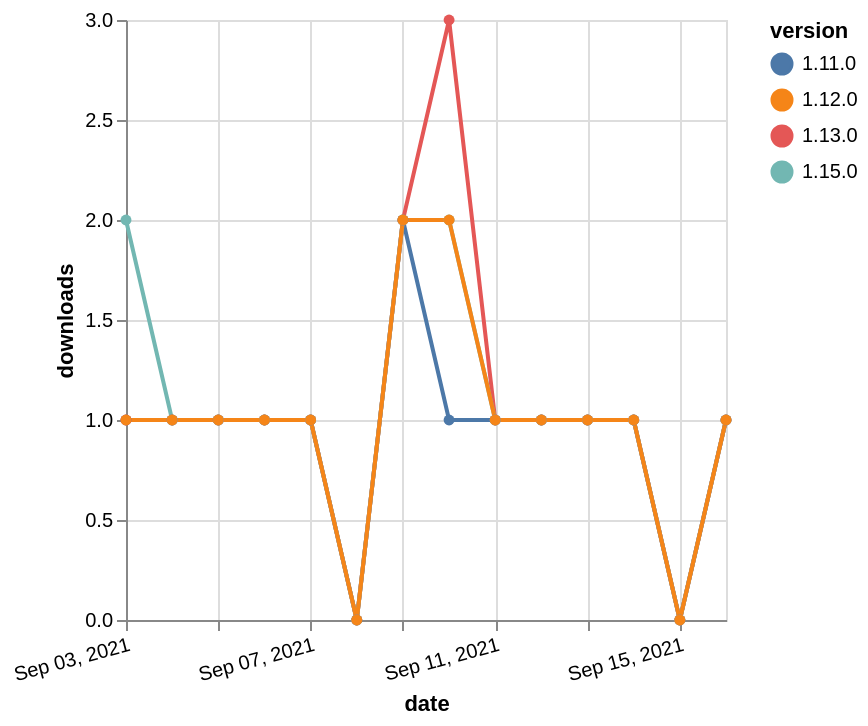

Write a Vega-Lite specification for this figure.
### Vega-Lite specification from a JSON file in a GitHub repository (floating-point values rounded to 4 significant figures)
{"$schema": "https://vega.github.io/schema/vega-lite/v5.json", "description": "A simple bar chart with embedded data.", "data": {"values": [{"date": "2021-09-03", "total": 208, "delta": 1, "version": "1.11.0"}, {"date": "2021-09-04", "total": 209, "delta": 1, "version": "1.11.0"}, {"date": "2021-09-05", "total": 210, "delta": 1, "version": "1.11.0"}, {"date": "2021-09-06", "total": 211, "delta": 1, "version": "1.11.0"}, {"date": "2021-09-07", "total": 212, "delta": 1, "version": "1.11.0"}, {"date": "2021-09-08", "total": 212, "delta": 0, "version": "1.11.0"}, {"date": "2021-09-09", "total": 214, "delta": 2, "version": "1.11.0"}, {"date": "2021-09-10", "total": 215, "delta": 1, "version": "1.11.0"}, {"date": "2021-09-11", "total": 216, "delta": 1, "version": "1.11.0"}, {"date": "2021-09-12", "total": 217, "delta": 1, "version": "1.11.0"}, {"date": "2021-09-13", "total": 218, "delta": 1, "version": "1.11.0"}, {"date": "2021-09-14", "total": 219, "delta": 1, "version": "1.11.0"}, {"date": "2021-09-15", "total": 219, "delta": 0, "version": "1.11.0"}, {"date": "2021-09-16", "total": 220, "delta": 1, "version": "1.11.0"}, {"date": "2021-09-03", "total": 280, "delta": 1, "version": "1.13.0"}, {"date": "2021-09-04", "total": 281, "delta": 1, "version": "1.13.0"}, {"date": "2021-09-05", "total": 282, "delta": 1, "version": "1.13.0"}, {"date": "2021-09-06", "total": 283, "delta": 1, "version": "1.13.0"}, {"date": "2021-09-07", "total": 284, "delta": 1, "version": "1.13.0"}, {"date": "2021-09-08", "total": 284, "delta": 0, "version": "1.13.0"}, {"date": "2021-09-09", "total": 286, "delta": 2, "version": "1.13.0"}, {"date": "2021-09-10", "total": 289, "delta": 3, "version": "1.13.0"}, {"date": "2021-09-11", "total": 290, "delta": 1, "version": "1.13.0"}, {"date": "2021-09-12", "total": 291, "delta": 1, "version": "1.13.0"}, {"date": "2021-09-13", "total": 292, "delta": 1, "version": "1.13.0"}, {"date": "2021-09-14", "total": 293, "delta": 1, "version": "1.13.0"}, {"date": "2021-09-15", "total": 293, "delta": 0, "version": "1.13.0"}, {"date": "2021-09-16", "total": 294, "delta": 1, "version": "1.13.0"}, {"date": "2021-09-03", "total": 116, "delta": 2, "version": "1.15.0"}, {"date": "2021-09-04", "total": 117, "delta": 1, "version": "1.15.0"}, {"date": "2021-09-05", "total": 118, "delta": 1, "version": "1.15.0"}, {"date": "2021-09-06", "total": 119, "delta": 1, "version": "1.15.0"}, {"date": "2021-09-07", "total": 120, "delta": 1, "version": "1.15.0"}, {"date": "2021-09-08", "total": 120, "delta": 0, "version": "1.15.0"}, {"date": "2021-09-09", "total": 122, "delta": 2, "version": "1.15.0"}, {"date": "2021-09-10", "total": 124, "delta": 2, "version": "1.15.0"}, {"date": "2021-09-11", "total": 125, "delta": 1, "version": "1.15.0"}, {"date": "2021-09-12", "total": 126, "delta": 1, "version": "1.15.0"}, {"date": "2021-09-13", "total": 127, "delta": 1, "version": "1.15.0"}, {"date": "2021-09-14", "total": 128, "delta": 1, "version": "1.15.0"}, {"date": "2021-09-15", "total": 128, "delta": 0, "version": "1.15.0"}, {"date": "2021-09-16", "total": 129, "delta": 1, "version": "1.15.0"}, {"date": "2021-09-03", "total": 169, "delta": 1, "version": "1.12.0"}, {"date": "2021-09-04", "total": 170, "delta": 1, "version": "1.12.0"}, {"date": "2021-09-05", "total": 171, "delta": 1, "version": "1.12.0"}, {"date": "2021-09-06", "total": 172, "delta": 1, "version": "1.12.0"}, {"date": "2021-09-07", "total": 173, "delta": 1, "version": "1.12.0"}, {"date": "2021-09-08", "total": 173, "delta": 0, "version": "1.12.0"}, {"date": "2021-09-09", "total": 175, "delta": 2, "version": "1.12.0"}, {"date": "2021-09-10", "total": 177, "delta": 2, "version": "1.12.0"}, {"date": "2021-09-11", "total": 178, "delta": 1, "version": "1.12.0"}, {"date": "2021-09-12", "total": 179, "delta": 1, "version": "1.12.0"}, {"date": "2021-09-13", "total": 180, "delta": 1, "version": "1.12.0"}, {"date": "2021-09-14", "total": 181, "delta": 1, "version": "1.12.0"}, {"date": "2021-09-15", "total": 181, "delta": 0, "version": "1.12.0"}, {"date": "2021-09-16", "total": 182, "delta": 1, "version": "1.12.0"}]}, "width": "container", "mark": {"type": "line", "point": {"filled": true}}, "encoding": {"x": {"field": "date", "type": "temporal", "timeUnit": "yearmonthdate", "title": "date", "axis": {"labelAngle": -15}}, "y": {"field": "delta", "type": "quantitative", "title": "downloads"}, "color": {"field": "version", "type": "nominal"}, "tooltip": {"field": "delta"}}}
